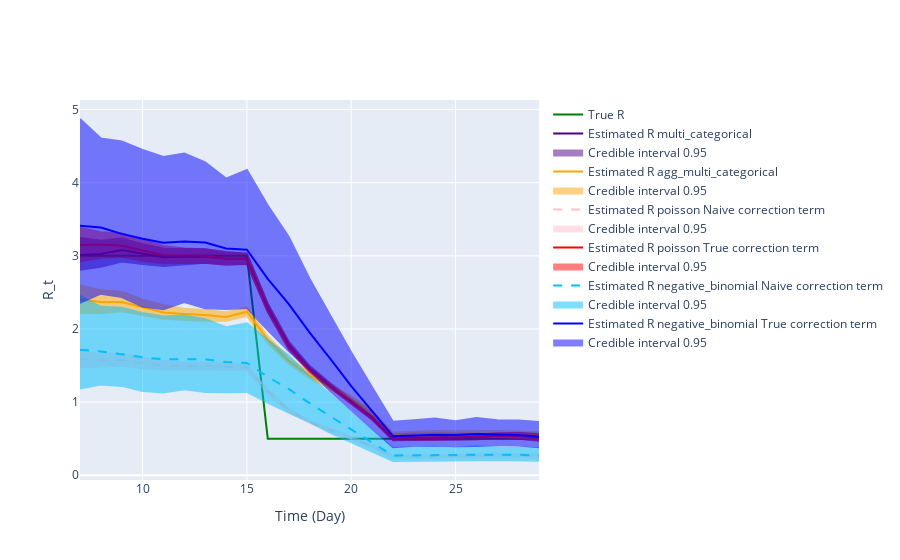

The cell this chart's notebook holds for it:
### Markdown cell above
## Inference plot using class method results

### Code cell
fig = ReproductionNumberPlot()

fig.add_ground_truth_rt(ground_truth)
fig.add_interval_rt(multicat_intervals, model_type='multi_categorical')
fig.add_interval_rt(agg_multicat_intervals, colour='orange', model_type='agg_multi_categorical')
fig.add_interval_rt(N_pois_intervals, colour='pink', shape='dash', model_type='poisson Naive correction term')
fig.add_interval_rt(T_pois_intervals, colour='red', model_type='poisson True correction term')
fig.add_interval_rt(N_negbin_intervals, colour='deepskyblue', shape='dash', model_type='negative_binomial Naive correction term')
fig.add_interval_rt(T_negbin_intervals, colour='blue', model_type='negative_binomial True correction term')

fig.update_labels(time_label='Time (Day)', r_label='R_t')

fig.show_figure()

### Figure 1 — Plotly figure (JSON) as saved in the notebook; plotly's stock layout.template omitted (floating-point values rounded to 4 significant figures)
{"data": [{"line": {"color": "green"}, "mode": "lines", "name": "True R", "type": "scatter", "x": [7, 8, 9, 10, 11, 12, 13, 14, 15, 16, 17, 18, 19, 20, 21, 22, 23, 24, 25, 26, 27, 28, 29], "y": [3, 3, 3, 3, 3, 3, 3, 3, 3, 0.5, 0.5, 0.5, 0.5, 0.5, 0.5, 0.5, 0.5, 0.5, 0.5, 0.5, 0.5, 0.5, 0.5]}, {"line": {"color": "indigo"}, "mode": "lines", "name": "Estimated R multi_categorical", "type": "scatter", "x": [7, 8, 9, 10, 11, 12, 13, 14, 15, 16, 17, 18, 19, 20, 21, 22, 23, 24, 25, 26, 27, 28, 29], "y": [3.012, 3.024, 3.08, 3.027, 2.982, 2.986, 2.991, 2.965, 2.962, 2.292, 1.781, 1.456, 1.225, 1.013, 0.7905, 0.5, 0.5032, 0.5077, 0.5154, 0.5229, 0.5404, 0.5404, 0.5215]}, {"fill": "toself", "fillcolor": "indigo", "line": {"color": "indigo"}, "mode": "lines", "name": "Credible interval 0.95", "opacity": 0.5, "type": "scatter", "x": [7, 8, 9, 10, 11, 12, 13, 14, 15, 16, 17, 18, 19, 20, 21, 22, 23, 24, 25, 26, 27, 28, 29, 29, 28, 27, 26, 25, 24, 23, 22, 21, 20, 19, 18, 17, 16, 15, 14, 13, 12, 11, 10, 9, 8, 7], "y": [3.244, 3.207, 3.238, 3.16, 3.096, 3.092, 3.089, 3.05, 3.034, 2.35, 1.829, 1.496, 1.254, 1.044, 0.8156, 0.5212, 0.5248, 0.5336, 0.5426, 0.556, 0.5743, 0.5818, 0.5655, 0.4786, 0.4993, 0.5078, 0.4928, 0.4871, 0.4834, 0.4832, 0.4784, 0.7657, 0.9867, 1.195, 1.417, 1.737, 2.236, 2.891, 2.881, 2.906, 2.881, 2.86, 2.887, 2.923, 2.85, 2.809]}, {"line": {"color": "orange"}, "mode": "lines", "name": "Estimated R agg_multi_categorical", "type": "scatter", "x": [7, 8, 9, 10, 11, 12, 13, 14, 15, 16, 17, 18, 19, 20, 21, 22, 23, 24, 25, 26, 27, 28, 29], "y": [2.405, 2.369, 2.369, 2.293, 2.227, 2.205, 2.191, 2.165, 2.237, 1.855, 1.566, 1.364, 1.206, 1.046, 0.8563, 0.5589, 0.5704, 0.5731, 0.5715, 0.5667, 0.5654, 0.5549, 0.5367]}, {"fill": "toself", "fillcolor": "orange", "line": {"color": "orange"}, "mode": "lines", "name": "Credible interval 0.95", "opacity": 0.5, "type": "scatter", "x": [7, 8, 9, 10, 11, 12, 13, 14, 15, 16, 17, 18, 19, 20, 21, 22, 23, 24, 25, 26, 27, 28, 29, 29, 28, 27, 26, 25, 24, 23, 22, 21, 20, 19, 18, 17, 16, 15, 14, 13, 12, 11, 10, 9, 8, 7], "y": [2.598, 2.528, 2.508, 2.402, 2.325, 2.278, 2.261, 2.227, 2.291, 1.899, 1.609, 1.398, 1.237, 1.078, 0.8859, 0.5801, 0.594, 0.6039, 0.6018, 0.6051, 0.6066, 0.5999, 0.588, 0.491, 0.5087, 0.5273, 0.5326, 0.5415, 0.5464, 0.5449, 0.5377, 0.8284, 1.017, 1.179, 1.327, 1.529, 1.806, 2.177, 2.114, 2.114, 2.121, 2.139, 2.188, 2.243, 2.217, 2.215]}, {"line": {"color": "pink", "dash": "dash"}, "mode": "lines", "name": "Estimated R poisson Naive correction term", "type": "scatter", "x": [7, 8, 9, 10, 11, 12, 13, 14, 15, 16, 17, 18, 19, 20, 21, 22, 23, 24, 25, 26, 27, 28, 29], "y": [1.585, 1.578, 1.574, 1.535, 1.501, 1.493, 1.494, 1.48, 1.474, 1.144, 0.8909, 0.73, 0.615, 0.5097, 0.3986, 0.2523, 0.2543, 0.257, 0.261, 0.2654, 0.2746, 0.2742, 0.2644]}, {"fill": "toself", "fillcolor": "pink", "line": {"color": "pink"}, "mode": "lines", "name": "Credible interval 0.95", "opacity": 0.5, "type": "scatter", "x": [7, 8, 9, 10, 11, 12, 13, 14, 15, 16, 17, 18, 19, 20, 21, 22, 23, 24, 25, 26, 27, 28, 29, 29, 28, 27, 26, 25, 24, 23, 22, 21, 20, 19, 18, 17, 16, 15, 14, 13, 12, 11, 10, 9, 8, 7], "y": [1.704, 1.662, 1.658, 1.609, 1.564, 1.54, 1.541, 1.525, 1.508, 1.171, 0.9138, 0.7464, 0.6306, 0.5238, 0.4117, 0.2635, 0.2656, 0.2695, 0.276, 0.2832, 0.2925, 0.2935, 0.2881, 0.2409, 0.256, 0.2584, 0.2508, 0.2457, 0.2436, 0.2443, 0.2422, 0.3862, 0.4966, 0.5994, 0.7123, 0.867, 1.118, 1.439, 1.438, 1.448, 1.442, 1.446, 1.463, 1.499, 1.487, 1.472]}, {"line": {"color": "red"}, "mode": "lines", "name": "Estimated R poisson True correction term", "type": "scatter", "x": [7, 8, 9, 10, 11, 12, 13, 14, 15, 16, 17, 18, 19, 20, 21, 22, 23, 24, 25, 26, 27, 28, 29], "y": [3.149, 3.155, 3.138, 3.077, 3.009, 3.004, 2.997, 2.965, 2.959, 2.284, 1.769, 1.446, 1.215, 1.003, 0.7831, 0.4981, 0.5048, 0.5098, 0.5158, 0.5223, 0.5406, 0.5384, 0.5153]}, {"fill": "toself", "fillcolor": "red", "line": {"color": "red"}, "mode": "lines", "name": "Credible interval 0.95", "opacity": 0.5, "type": "scatter", "x": [7, 8, 9, 10, 11, 12, 13, 14, 15, 16, 17, 18, 19, 20, 21, 22, 23, 24, 25, 26, 27, 28, 29, 29, 28, 27, 26, 25, 24, 23, 22, 21, 20, 19, 18, 17, 16, 15, 14, 13, 12, 11, 10, 9, 8, 7], "y": [3.386, 3.323, 3.305, 3.226, 3.136, 3.1, 3.091, 3.053, 3.026, 2.338, 1.815, 1.479, 1.246, 1.031, 0.809, 0.5203, 0.5272, 0.5346, 0.5454, 0.5574, 0.5757, 0.5762, 0.5616, 0.4696, 0.5025, 0.5086, 0.4936, 0.4856, 0.4832, 0.4849, 0.4781, 0.7587, 0.9775, 1.184, 1.411, 1.722, 2.232, 2.887, 2.879, 2.905, 2.902, 2.899, 2.932, 2.988, 2.974, 2.924]}, {"line": {"color": "deepskyblue", "dash": "dash"}, "mode": "lines", "name": "Estimated R negative_binomial Naive correction term", "type": "scatter", "x": [7, 8, 9, 10, 11, 12, 13, 14, 15, 16, 17, 18, 19, 20, 21, 22, 23, 24, 25, 26, 27, 28, 29], "y": [1.717, 1.693, 1.655, 1.613, 1.586, 1.588, 1.586, 1.548, 1.536, 1.345, 1.18, 0.9855, 0.8052, 0.6192, 0.4464, 0.271, 0.2742, 0.28, 0.279, 0.2873, 0.2825, 0.2811, 0.2701]}, {"fill": "toself", "fillcolor": "deepskyblue", "line": {"color": "deepskyblue"}, "mode": "lines", "name": "Credible interval 0.95", "opacity": 0.5, "type": "scatter", "x": [7, 8, 9, 10, 11, 12, 13, 14, 15, 16, 17, 18, 19, 20, 21, 22, 23, 24, 25, 26, 27, 28, 29, 29, 28, 27, 26, 25, 24, 23, 22, 21, 20, 19, 18, 17, 16, 15, 14, 13, 12, 11, 10, 9, 8, 7], "y": [2.452, 2.303, 2.29, 2.219, 2.17, 2.185, 2.133, 2.025, 2.079, 1.847, 1.642, 1.356, 1.104, 0.8518, 0.6116, 0.3713, 0.3797, 0.3914, 0.3745, 0.3983, 0.3817, 0.3818, 0.3738, 0.1969, 0.2074, 0.2104, 0.2037, 0.2008, 0.2053, 0.2038, 0.1951, 0.3236, 0.4562, 0.5808, 0.7284, 0.8554, 0.9943, 1.139, 1.135, 1.138, 1.176, 1.133, 1.152, 1.222, 1.241, 1.187]}, {"line": {"color": "blue"}, "mode": "lines", "name": "Estimated R negative_binomial True correction term", "type": "scatter", "x": [7, 8, 9, 10, 11, 12, 13, 14, 15, 16, 17, 18, 19, 20, 21, 22, 23, 24, 25, 26, 27, 28, 29], "y": [3.412, 3.386, 3.3, 3.233, 3.18, 3.196, 3.182, 3.101, 3.083, 2.684, 2.343, 1.953, 1.591, 1.219, 0.877, 0.5351, 0.5443, 0.5554, 0.5513, 0.5654, 0.5562, 0.5519, 0.5265]}, {"fill": "toself", "fillcolor": "blue", "line": {"color": "blue"}, "mode": "lines", "name": "Credible interval 0.95", "opacity": 0.5, "type": "scatter", "x": [7, 8, 9, 10, 11, 12, 13, 14, 15, 16, 17, 18, 19, 20, 21, 22, 23, 24, 25, 26, 27, 28, 29, 29, 28, 27, 26, 25, 24, 23, 22, 21, 20, 19, 18, 17, 16, 15, 14, 13, 12, 11, 10, 9, 8, 7], "y": [4.871, 4.606, 4.565, 4.447, 4.351, 4.398, 4.279, 4.055, 4.173, 3.687, 3.261, 2.687, 2.181, 1.677, 1.202, 0.733, 0.7537, 0.7763, 0.7401, 0.7839, 0.7513, 0.7495, 0.7286, 0.3839, 0.4072, 0.4141, 0.4009, 0.3969, 0.4072, 0.4045, 0.3852, 0.6358, 0.898, 1.147, 1.443, 1.699, 1.985, 2.285, 2.273, 2.283, 2.367, 2.271, 2.308, 2.436, 2.483, 2.357]}], "layout": {"hovermode": "x unified", "xaxis": {"title": {"text": "Time (Day)"}}, "yaxis": {"title": {"text": "R_t"}}}}
